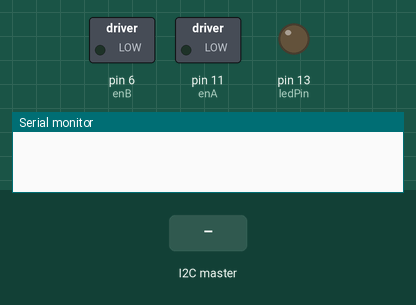
A sketch run on a simulated Arduino Uno, built with avr-gcc and run on an emulated ATmega328P. On the bench: switched loads named in the sketch (green lamp = pin HIGH), output pins drawn as LEDs (lit = HIGH), the last lines printed to the serial monitor. The test bench sets the inputs (shaded band).

Above: at 1.2 s.
1.3 s: the I2C master sends the byte 5
At 2.3 s:
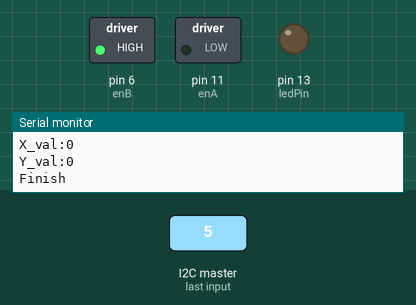
Timing chart, 0 to 4.3 s (numbered marks = the images above; inputs shaded):
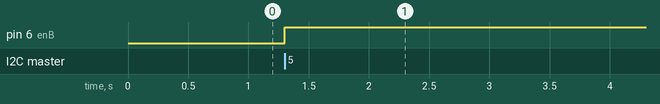

Measured:
- after the input at 1.3 s, pin 6 (enB): LOW → HIGH at once

The sketch:

i2c_bluetooth_control.ino
```cpp
#include <Wire.h>

// LED on pin 13
const int ledPin = 13;
char zero = 0;
boolean X = false;
boolean Y = false;
int X_val = 0;
int Y_val = 0;

const int enA =11;
const int in1 = 9;       // LEFT SIDE MOTOR
const int in2 =10;

const int enB = 6;
const int in3 = 7;       //RIGHT SIDE MOTOR
const int in4 =8;
int motorSpeedA = 0;
int motorSpeedB = 0;

int z ;

void setup() {
  // Join I2C bus as slave with address 8
  Wire.begin(0x8);
  Serial.begin(9600);
  // Call receiveEvent when data received
  Wire.onReceive(receiveEvent);

  // Setup pin 13 as output and turn LED off
  pinMode(ledPin, OUTPUT);
  digitalWrite(ledPin, LOW);
}

// Function that executes whenever data is received from master
void receiveEvent(int howMany) {

  int numOfBytes = Wire.available();
  Serial.println();
  Serial.println(numOfBytes);
  byte b = Wire.read();
  Serial.println();


  for(int i=0; i<numOfBytes-1; i++){

    char data = Wire.read();
    //int new1 = data - '0';
    Serial.print(data);
    if (data == 'X'){
      X = true;
      //Serial.print("inx");
      Y = false;
      z = 1;
      X_val = 0;
      continue;

    }
    if (data == 'Y'){
      X = false;
      // Serial.print("outofx");
      Y = true;
      z = 1;
      Y_val = 0;
      continue;
    }
    if (X){

      X_val = X_val*10+ (data - '0');

    }
    if (Y){

      Y_val = Y_val*10+ (data - '0');

    }


    /*
    int data = Wire.read();
    Serial.print(data);
    */

    }
    Serial.println();
  Serial.print("X_val:");
  Serial.println(X_val);
  Serial.print("Y_val:");
  Serial.println(Y_val);
  Serial.println();


 int xAxis = X_val; // Read Joysticks X-axis
 int yAxis = -(Y_val-1023); // Read Joysticks Y-axis

 // Y-axis used for forward and backward control
 if (yAxis < 470) {
   // Set Motor A backward
   digitalWrite(in1, HIGH);
   digitalWrite(in2, LOW);
   // Set Motor B backward
   digitalWrite(in3, HIGH);
   digitalWrite(in4, LOW);
   // Convert the declining Y-axis readings for going backward from 470 to 0 into 0 to 255 value for the PWM signal for increasing the motor speed
   motorSpeedA = map(yAxis, 470, 0, 0, 255);
   motorSpeedB = map(yAxis, 470, 0, 0, 255);
 }
 else if (yAxis > 550) {
   // Set Motor A forward
   digitalWrite(in1, LOW);
   digitalWrite(in2, HIGH);
   // Set Motor B forward
   digitalWrite(in3, LOW);
   digitalWrite(in4, HIGH);
   // Convert the increasing Y-axis readings for going forward from 550 to 1023 into 0 to 255 value for the PWM signal for increasing the motor speed
   motorSpeedA = map(yAxis, 550, 1023, 0, 255);
   motorSpeedB = map(yAxis, 550, 1023, 0, 255);
 }
 // If joystick stays in middle the motors are not moving
 else {
   motorSpeedA = 0;
   motorSpeedB = 0;
 }

 // X-axis used for left and right control
 if (xAxis < 470) {
   // Convert the declining X-axis readings from 470 to 0 into increasing 0 to 255 value
   int xMapped = map(xAxis, 470, 0, 0, 255);
   // Move to left - decrease left motor speed, increase right motor speed
   motorSpeedA = motorSpeedA - xMapped;
   motorSpeedB = motorSpeedB + xMapped;
   // Confine the range from 0 to 255
   if (motorSpeedA < 0) {
     motorSpeedA = 0;
   }
   if (motorSpeedB > 255) {
     motorSpeedB = 255;
   }
 }
 if (xAxis > 550) {
   // Convert the increasing X-axis readings from 550 to 1023 into 0 to 255 value
   int xMapped = map(xAxis, 550, 1023, 0, 255);
   // Move right - decrease right motor speed, increase left motor speed
   motorSpeedA = motorSpeedA + xMapped;
   motorSpeedB = motorSpeedB - xMapped;
   // Confine the range from 0 to 255
   if (motorSpeedA > 255) {
     motorSpeedA = 255;
   }
   if (motorSpeedB < 0) {
     motorSpeedB = 0;
   }
 }
 // Prevent buzzing at low speeds (Adjust according to your motors. My motors couldn't start moving if PWM value was below value of 70)
 if (motorSpeedA < 70) {
   motorSpeedA = 0;
 }
 if (motorSpeedB < 70) {
   motorSpeedB = 0;
 }
 analogWrite(enA, motorSpeedA); // Send PWM signal to motor A
 analogWrite(enB, motorSpeedB); // Send PWM signal to motor B

Serial.println("Finish");


  /*
  Serial.println("Start");
  while (Wire.available()) { // loop through all but the last
    byte c = Wire.read(); // receive byte as a character
    //digitalWrite(ledPin, c);
    Serial.print(c);
  }
  Serial.println("Next");
*/
}
void loop() {
  delay(1);
}
```
